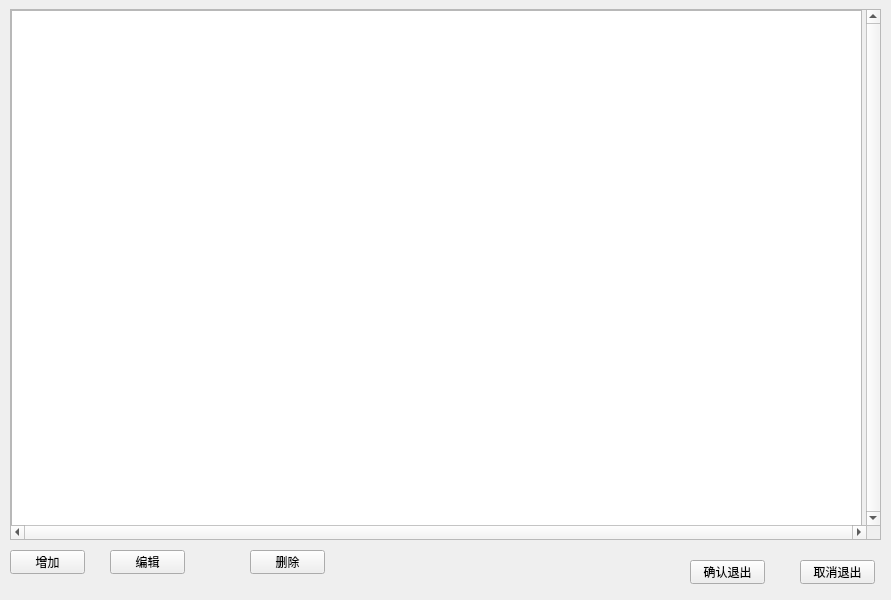
<?xml version="1.0" encoding="UTF-8"?>
<ui version="4.0">
 <class>MainWindow</class>
 <widget class="QMainWindow" name="MainWindow">
  <property name="geometry">
   <rect>
    <x>0</x>
    <y>0</y>
    <width>891</width>
    <height>600</height>
   </rect>
  </property>
  <property name="windowTitle">
   <string>MainWindow</string>
  </property>
  <widget class="QWidget" name="centralwidget">
   <widget class="QPushButton" name="cancelBtn">
    <property name="geometry">
     <rect>
      <x>800</x>
      <y>560</y>
      <width>75</width>
      <height>24</height>
     </rect>
    </property>
    <property name="text">
     <string>取消退出</string>
    </property>
   </widget>
   <widget class="QScrollArea" name="scrollArea">
    <property name="enabled">
     <bool>true</bool>
    </property>
    <property name="geometry">
     <rect>
      <x>10</x>
      <y>9</y>
      <width>871</width>
      <height>531</height>
     </rect>
    </property>
    <property name="tabletTracking">
     <bool>true</bool>
    </property>
    <property name="frameShadow">
     <enum>QFrame::Sunken</enum>
    </property>
    <property name="lineWidth">
     <number>1</number>
    </property>
    <property name="verticalScrollBarPolicy">
     <enum>Qt::ScrollBarAlwaysOn</enum>
    </property>
    <property name="horizontalScrollBarPolicy">
     <enum>Qt::ScrollBarAlwaysOn</enum>
    </property>
    <property name="widgetResizable">
     <bool>true</bool>
    </property>
    <widget class="QWidget" name="scrollAreaWidgetContents">
     <property name="geometry">
      <rect>
       <x>0</x>
       <y>0</y>
       <width>852</width>
       <height>512</height>
      </rect>
     </property>
     <widget class="QTableView" name="tableView">
      <property name="geometry">
       <rect>
        <x>0</x>
        <y>0</y>
        <width>851</width>
        <height>551</height>
       </rect>
      </property>
      <property name="frameShadow">
       <enum>QFrame::Raised</enum>
      </property>
     </widget>
    </widget>
   </widget>
   <widget class="QPushButton" name="addBtn">
    <property name="geometry">
     <rect>
      <x>10</x>
      <y>550</y>
      <width>75</width>
      <height>24</height>
     </rect>
    </property>
    <property name="text">
     <string>增加</string>
    </property>
   </widget>
   <widget class="QPushButton" name="editBtn">
    <property name="geometry">
     <rect>
      <x>110</x>
      <y>550</y>
      <width>75</width>
      <height>24</height>
     </rect>
    </property>
    <property name="text">
     <string>编辑</string>
    </property>
   </widget>
   <widget class="QPushButton" name="okBtn">
    <property name="geometry">
     <rect>
      <x>690</x>
      <y>560</y>
      <width>75</width>
      <height>24</height>
     </rect>
    </property>
    <property name="text">
     <string>确认退出</string>
    </property>
   </widget>
   <widget class="QPushButton" name="deleteBtn">
    <property name="geometry">
     <rect>
      <x>250</x>
      <y>550</y>
      <width>75</width>
      <height>24</height>
     </rect>
    </property>
    <property name="text">
     <string>删除</string>
    </property>
   </widget>
  </widget>
 </widget>
 <resources/>
 <connections/>
</ui>
